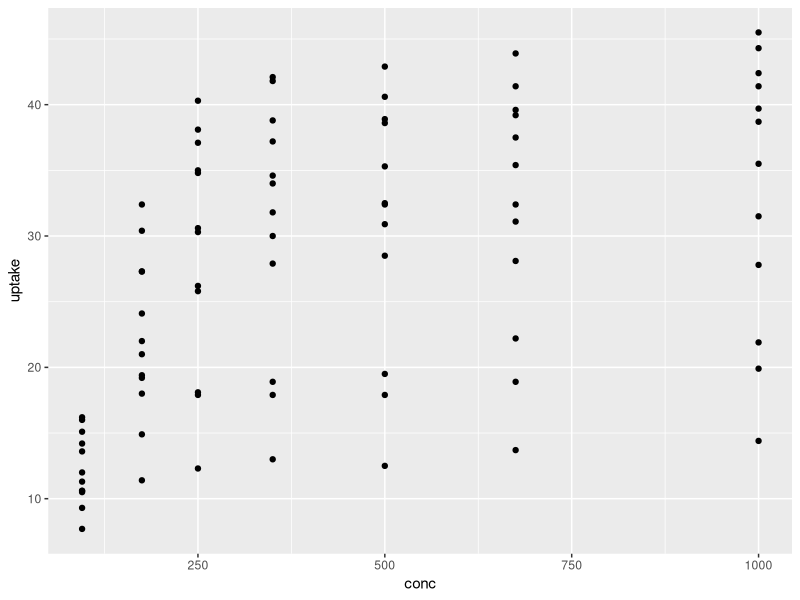
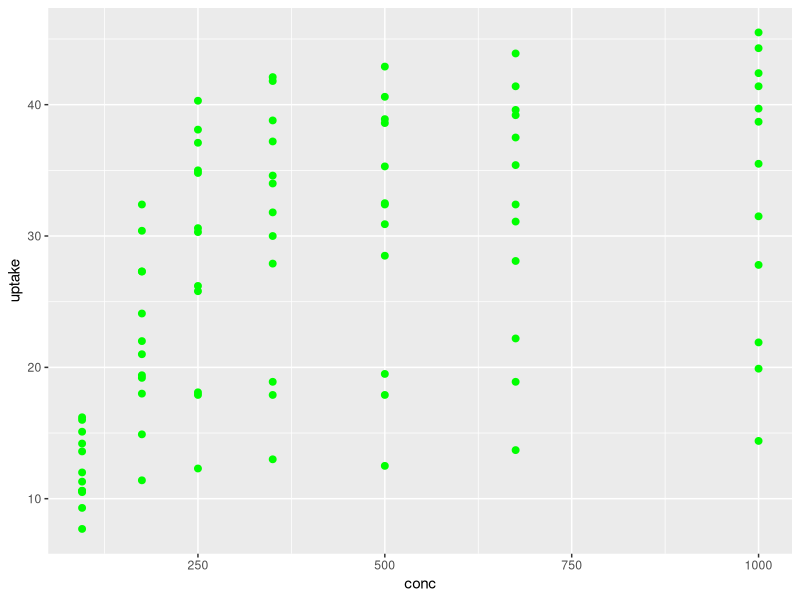
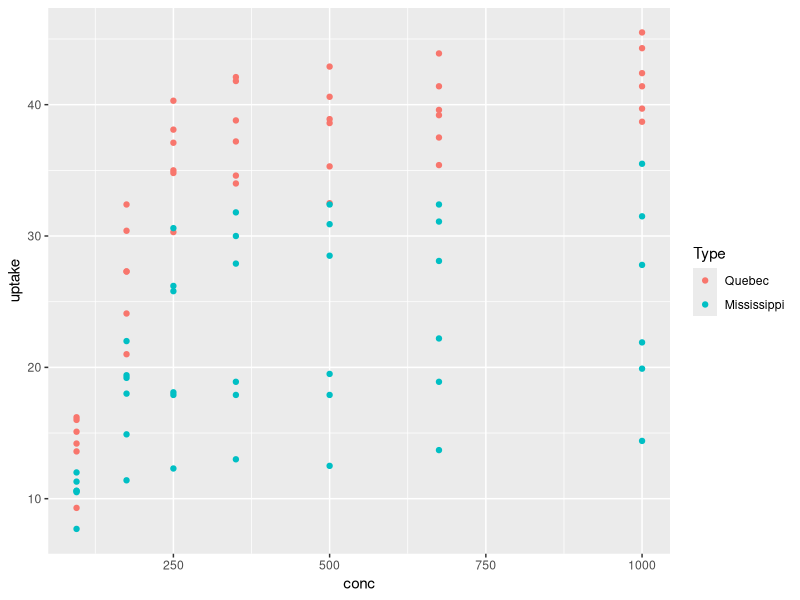
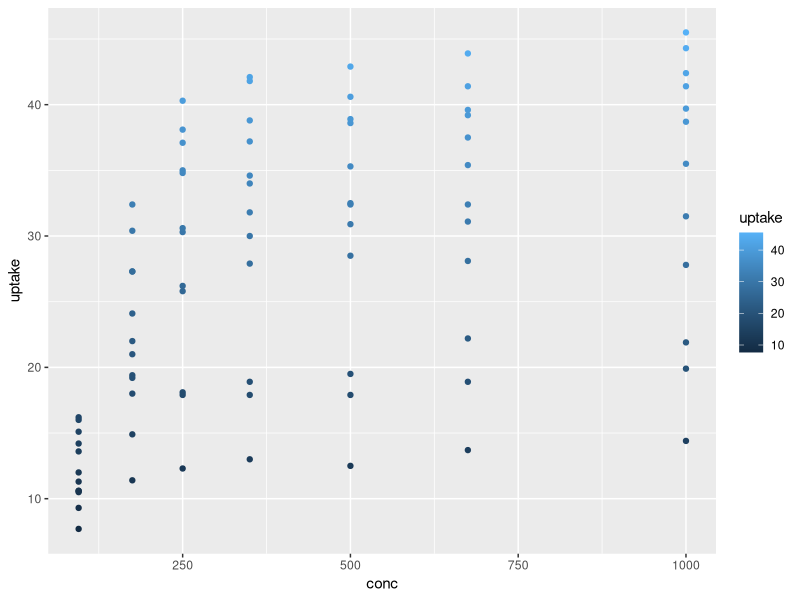
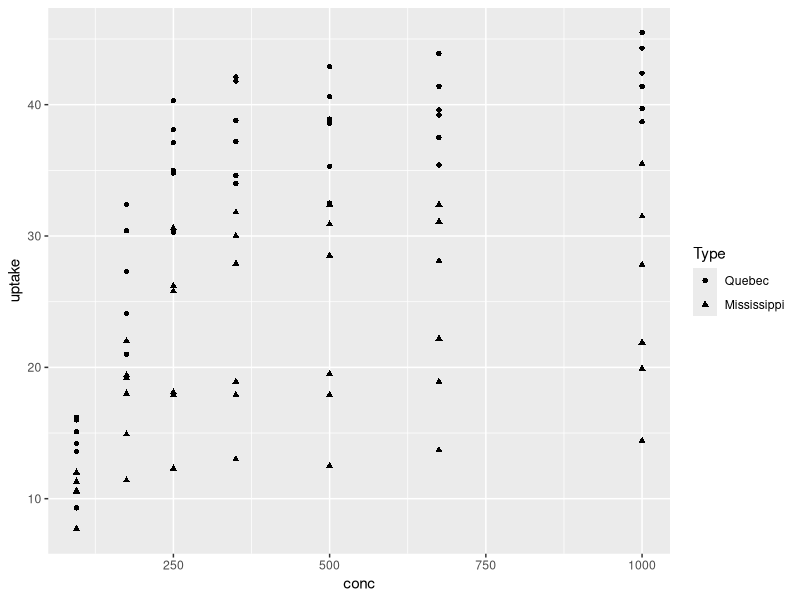
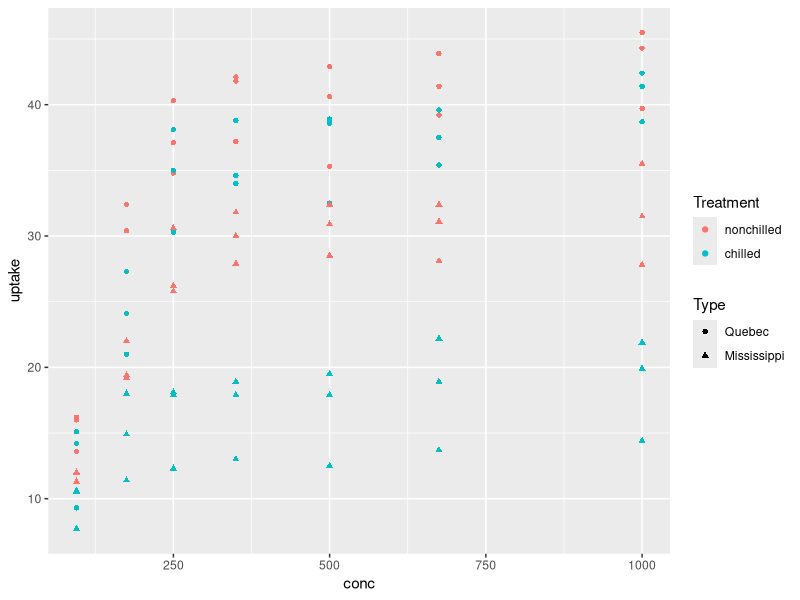
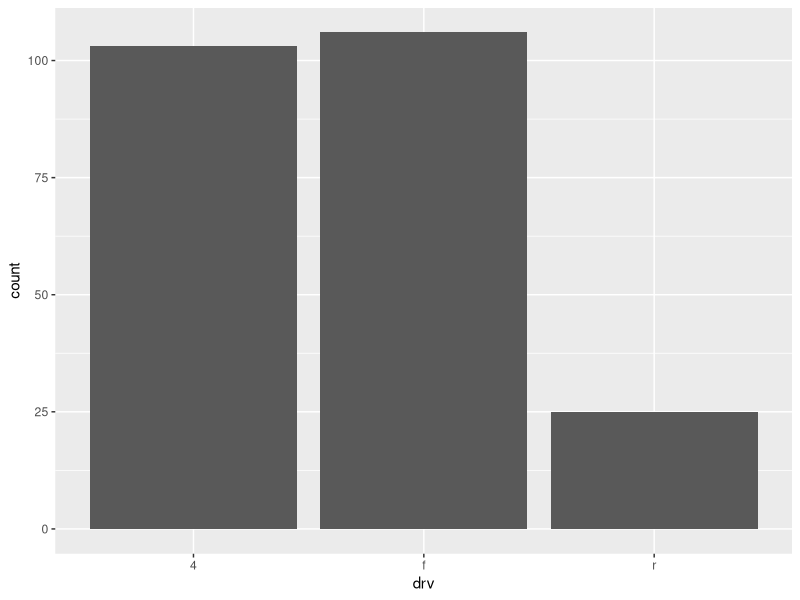
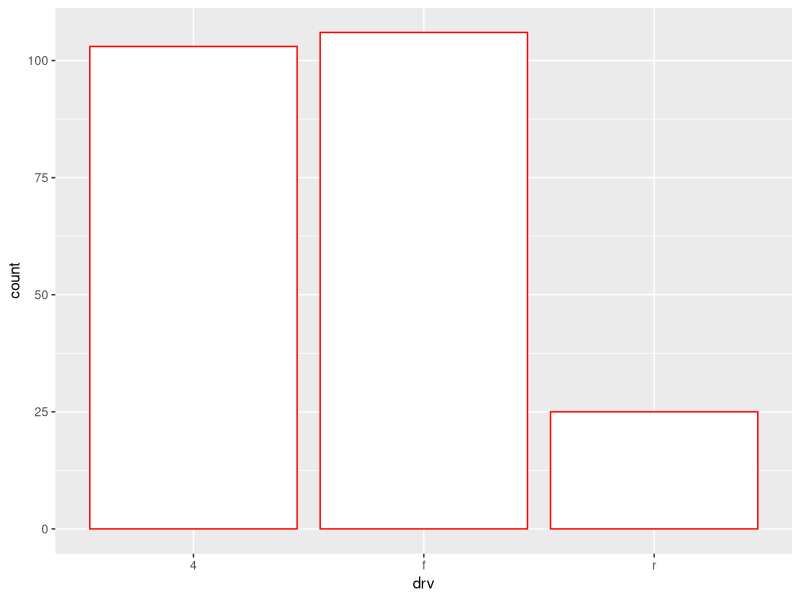

The R script that drew these images, in order:
## ---- chunk 1
knitr::opts_chunk$set(fig.height = 4)
## ---- chunk 2
library(ggplot2)
ggplot(CO2,aes(conc,uptake))+geom_point()
## ---- chunk 3
ggplot(CO2,aes(conc,uptake))+geom_point(color="green",size=2)
## ---- chunk 4
ggplot(CO2,aes(conc,uptake,color=Type))+geom_point()
## ---- chunk 5
ggplot(CO2,aes(conc,uptake,color=uptake))+geom_point()
## ---- chunk 6
ggplot(CO2,aes(conc,uptake,shape=Type))+geom_point()
## ---- chunk 7
ggplot(CO2,aes(conc,uptake,shape=Type,color=Treatment))+geom_point()
## ---- chunk 8
ggplot(mpg,aes(drv))+geom_bar()
## ---- chunk 9
ggplot(mpg,aes(drv))+geom_bar(fill="white",color="red")
## ---- chunk 10
ggplot(mpg,aes(drv,fill=factor(cyl)))+geom_bar()
## ---- chunk 11
ggplot(mpg,aes(drv,fill=factor(cyl)))+geom_bar(position="dodge")
## ---- chunk 12
dati <- data.frame(Dzimums=c("S","V"),Skaits=c(23,45))
dati
ggplot(dati,aes(Dzimums,Skaits))+geom_col()
## ---- chunk 13
ggplot(mpg,aes(cty,hwy)) + geom_line()
## ---- chunk 14
ggplot(mpg,aes(cty,hwy)) + geom_line(color="red",size=1.5,linetype=2)
## ---- chunk 15
ggplot(mpg,aes(cty,hwy,color=drv)) + geom_line()
## ---- chunk 16
ggplot(mpg,aes(cty,hwy)) + geom_path()
## ---- chunk 17
ggplot(CO2,aes(Type,uptake))+geom_boxplot()
## ---- chunk 18
ggplot(CO2,aes(Type,uptake))+geom_boxplot(color="green",fill="red")
## ---- chunk 19
ggplot(CO2,aes(Type,uptake))+geom_boxplot(outlier.color = "red",outlier.shape = 13,outlier.size = 3)
## ---- chunk 20
ggplot(CO2,aes(Type,uptake,fill=Treatment))+geom_boxplot()
## ---- chunk 21
ggplot(mpg, aes(cty, hwy)) + geom_count()
## ---- chunk 22
ggplot(mpg, aes(cty, hwy)) + geom_count(aes(size=..prop..))
## ---- chunk 23
ggplot(CO2,aes(uptake)) + geom_histogram()
## ---- chunk 24
ggplot(CO2,aes(uptake)) + geom_histogram(binwidth = 10)
## ---- chunk 25
ggplot(CO2,aes(uptake)) + geom_histogram(color="green",fill="white")
## ---- chunk 26
ggplot(CO2,aes(uptake,fill=Type)) + geom_histogram(binwidth = 5)
## ---- chunk 27
ggplot(CO2,aes(conc,uptake)) + geom_point() + geom_abline(intercept = 5, slope = 0.04)
## ---- chunk 28
ggplot(CO2,aes(conc,uptake)) + geom_point() + geom_hline(yintercept = 20)
## ---- chunk 29
ggplot(CO2,aes(conc,uptake)) + geom_point() + geom_hline(yintercept = c(20,30,40))
## ---- chunk 30
dati.papildus <- data.frame(limeni=c(10,20,30,40))
ggplot(CO2,aes(conc,uptake)) + geom_point() + 
      geom_hline(data=dati.papildus,aes(yintercept = limeni))
## ---- chunk 31
ggplot(CO2,aes(conc,uptake)) + geom_point() + geom_vline(xintercept = 500)
## ---- chunk 32
ggplot(CO2,aes(Type,uptake))+geom_jitter()
## ---- chunk 33
ggplot(CO2,aes(Type,uptake))+geom_boxplot()+geom_jitter()
## ---- chunk 34
ggplot(CO2,aes(Type,uptake,fill=Treatment))+geom_boxplot()+
      geom_jitter(position=position_jitterdodge())
## ---- chunk 35
ggplot(CO2,aes(conc,uptake))+geom_point()+
      geom_smooth()
## ---- chunk 36
ggplot(CO2,aes(conc,uptake))+geom_point()+
      geom_smooth(method="lm")
## ---- chunk 37
ggplot(CO2,aes(conc,uptake))+geom_point()+
      geom_smooth(method="lm", se=FALSE)
## ---- chunk 38
ggplot(CO2,aes(conc,uptake))+geom_point()+
      geom_smooth(method="lm",aes(color=Type,fill=Type))
## ---- chunk 39
ggplot(CO2,aes(conc,uptake))+geom_point()+
      geom_smooth(method="lm",formula = y ~ x + I(x^2))
